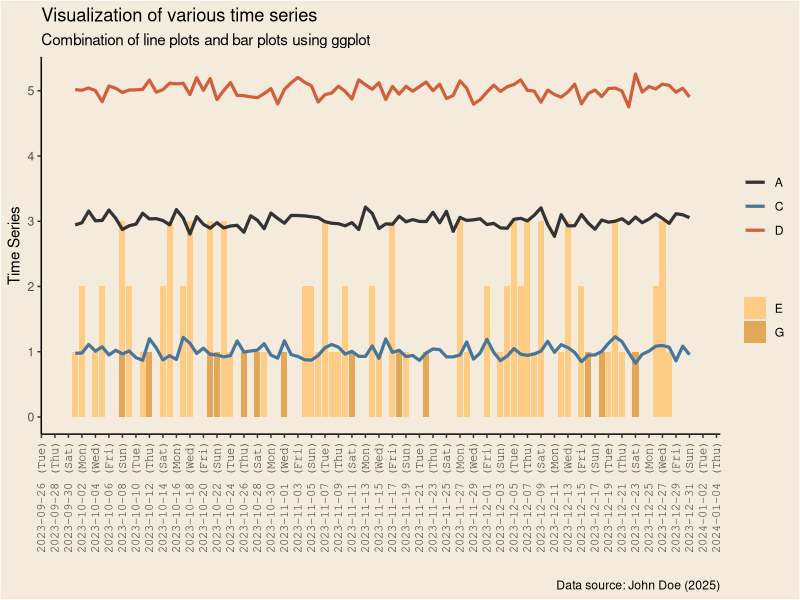

Generate this figure with R:
library(ggplot2)
library(data.table)


# Set seed for reproducibility
set.seed(123)

# Generate a sequence of dates (monthly)
dates <- seq.Date(from = as.Date("2023-10-01"), to = as.Date("2023-12-31"), by = "day")
n <- length(dates)

# Create a function for stable time series with a slight increasing trend
generate_series <- function(start_value, trend = 0.0, noise_sd = 0.1) {
  start_value + (1:n) * trend + rnorm(n, mean = 0, sd = noise_sd)
}

# Format function for date labels
format_date <- function(dates) {
  format(dates, "%Y-%m-%d (%a)") # %a gives the abbreviated weekday
}

# Create the dataset
data <- data.table(
  date = rep(dates, times = 4),
  series = rep(c("A", "B", "C", "D", "E", "G"), each = n),
  value = c(
    generate_series(3),
    generate_series(3),
    generate_series(1),
    generate_series(5),
    sample(c(NA, NA, NA, 1, 2, 3), size = n, replace = TRUE),
    sample(c(NA, NA, NA, 1, NA, NA), size = n, replace = TRUE)
  )
)

data <- data.table::dcast(data, date ~ series, value.var = "value")


#------------------

col_red <- '#D0603C'
col_yellow <- '#E3A857'
col_green <- '#7BA982'
col_blue <- '#48769A'
col_violet <- '#8A5E83'
col_peach <- '#E17E5F'
col_black <- '#333333'
col_background <- '#F4EBDC'
col_yellow_light <- '#FFCC86'

ggplot(data) +
  geom_bar(aes(x = date, y = E, fill = "E"), stat = "identity") +
  geom_bar(aes(x = date, y = G, fill = "G"), stat = "identity") +
  geom_line(aes(x = date, y = A, color = "A"), linewidth = 1.1) +
  geom_line(aes(x = date, y = C, color = "C"), linewidth = 1.1) +
  geom_line(aes(x = date, y = D, color = "D"), linewidth = 1.1) +
  labs(title = "Visualization of various time series",
       subtitle = "Combination of line plots and bar plots using ggplot",
       caption = "Data source: John Doe (2025)",
       x = "", y = "Time Series") +
  scale_x_date(
    date_breaks = "2 days",
    labels = format_date
  ) +  
  theme_bw() +
  theme(plot.background = element_rect(fill = col_background),
        panel.background = element_rect(fill = col_background),
        legend.background = element_rect(fill = col_background),
        panel.border = element_blank(),
        panel.grid.major = element_blank(),
        panel.grid.minor = element_line(color = col_background)) +
  theme(axis.line = element_line(color = 'black')) +
  theme(axis.text.x = element_text(angle = 90, hjust = 1, vjust = 0.5, family = "mono")) +
  scale_color_manual("",values = c("A" = col_black, 
                                   "C" = col_blue,
                                   "D" = col_red)) +
  scale_fill_manual("",values = c("E" = col_yellow_light, 
                                   "G" = col_yellow))
